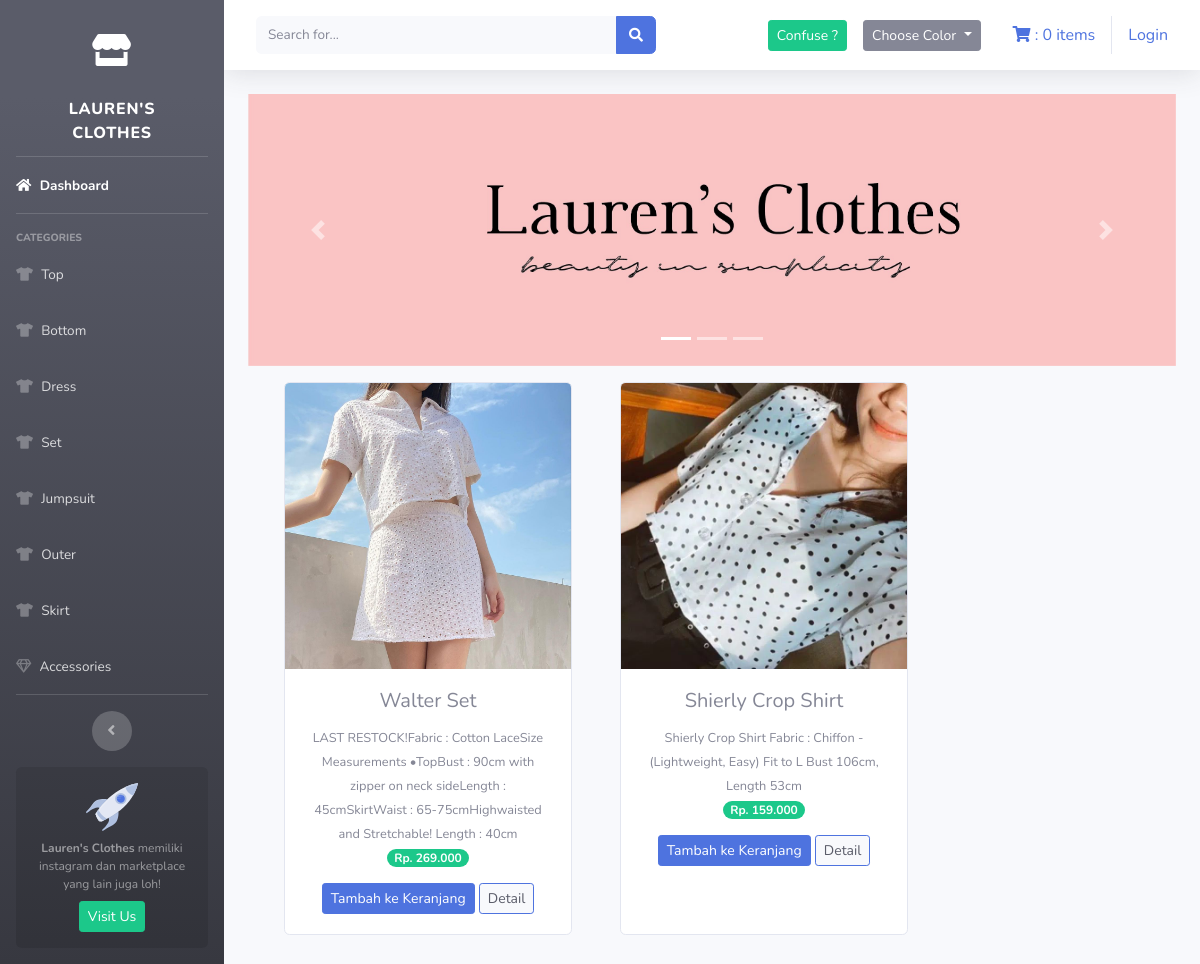
Page /index.php/warna/white on the committed database.
### tables this page shows
CREATE TABLE `tb_barang` (
  `id_brg` int(11) NOT NULL,
  `nama_brg` varchar(120) NOT NULL,
  `keterangan` varchar(512) NOT NULL,
  `kategori` varchar(60) NOT NULL,
  `harga` int(11) NOT NULL,
  `stok` int(4) NOT NULL,
  `gambar` text NOT NULL,
  `warna` varchar(120) NOT NULL,
  `r_kenyamanan` int(10) NOT NULL,
  `r_harga` int(10) NOT NULL,
  `r_formalitas` int(10) NOT NULL,
  `c_review` int(11) NOT NULL DEFAULT 1
);

### application/controllers/warna.php (called while the page is built, shortened)
<?php
class Warna extends CI_Controller{
    public function white(){
        $data['white']= $this->model_warna->data_white()->result();
        $this->load->view('templates/header');
        $this->load->view('templates/sidebar');
        $this->load->view('warna/white', $data);
        $this->load->view('templates/footer');
    }
}

### index.php (called while the page is built, shortened)
<?php
require_once BASEPATH.'core/CodeIgniter.php';

### application/models/model_warna.php (called while the page is built, shortened)
<?php
class Model_warna extends CI_Model{
    public function data_white(){
        return $this->db->get_where("tb_barang", array('warna'=>'white'));
    }
}

### application/views/warna/white.php (the view, shortened to what this page needs)
<div class="container-fluid">
    <div id="carouselExampleIndicators" class="carousel slide" data-bs-ride="carousel">
        <ol class="carousel-indicators">
            <li type="button" data-bs-target="#carouselExampleIndicators" data-bs-slide-to="0" class="active"></li>
            <li type="button" data-bs-target="#carouselExampleIndicators" data-bs-slide-to="1"></li>
            <li type="button" data-bs-target="#carouselExampleIndicators" data-bs-slide-to="2"></li>
        </ol>
        <div class="carousel-inner">
            <div class="carousel-item active">
                <img src="<?php echo base_url('assets/img/slider0.jpg') ?>" class="d-block w-100" alt="...">
            </div>
        </div>
        <a class="carousel-control-prev" href="#carouselExampleIndicators" role="button" data-slide="prev">
            <span class="carousel-control-prev-icon" aria-hidden="true"></span>
        </a>
        <a class="carousel-control-next" href="#carouselExampleIndicators" role="button" data-slide="next">
            <span class="carousel-control-next-icon" aria-hidden="true"></span>
        </a>
    </div>
    <div class="row text-center mt-3">
        <?php foreach ($white as $brg) : ?>
            <div class="card ml-5 mb-4" style="width: 18rem;">
                <img src="<?php echo base_url() . '/uploads/' . $brg->gambar ?>" class="card-img-top" alt="...">
                <div class="card-body">
                    <h5 class="card-title"><?php echo $brg->nama_brg ?></h5>
                    <small><?php echo $brg->keterangan ?></small><br>
                    <span class="badge badge-pill badge-success mb-3">Rp. <?php echo number_format($brg->harga, 0, ',', '.')  ?></span> <br>
                    <?php echo anchor(
                        'dashboard/tambah_ke_keranjang/' . $brg->id_brg,
                        '<div class="btn btn-sm btn-primary">Tambah ke Keranjang</div>'
                    ) ?>
                    <?php echo anchor(
                        'dashboard/detail/' . $brg->id_brg,
                        '<div class="btn btn-sm btn-primary bg-light text-dark">Detail</div>'
                    ) ?>
                </div>
            </div>
        <?php endforeach ?>
    </div>
</div>

### rows in the picture
tb_barang: gambar (picture), nama_brg "Walter Set", keterangan "LAST RESTOCK!Fabric : Cotton LaceSize Measurements •TopBust : 90cm with zipper on neck sideLength : 45cmSkirtWaist : 65-75cmHighwaisted and Stretchable! Length : 40cm", harga "269.000", id_brg "Tambah ke Keranjang", id_brg "Detail"
tb_barang: gambar (picture), nama_brg "Shierly Crop Shirt", keterangan "Shierly Crop Shirt Fabric : Chiffon - (Lightweight, Easy) Fit to L Bust 106cm, Length 53cm", harga "159.000", id_brg "Tambah ke Keranjang", id_brg "Detail"

### other values in the picture
$this->cart->total_items() "0"
anchor('auth/login', 'Login') "Login"
